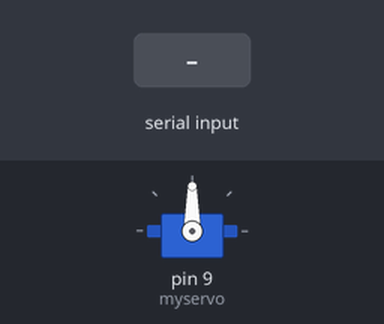
Recording of a sketch running on a simulated Arduino Uno, built with avr-gcc and run on an emulated ATmega328P. Parts: servo. Inputs (shaded band) come from the test bench.

Above: at 1.2 s.
1.3 s: byte 30 received over Serial
At 1.76 s:
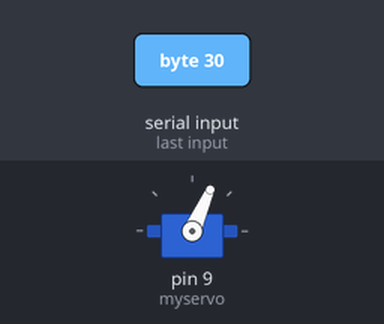
4.3 s: byte 90 received over Serial
At 5.98 s:
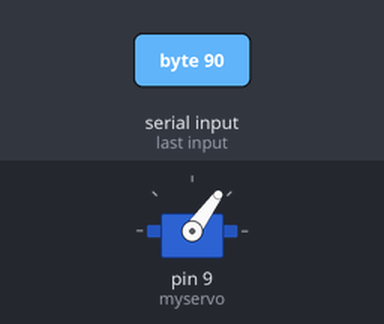
At 7.1 s:
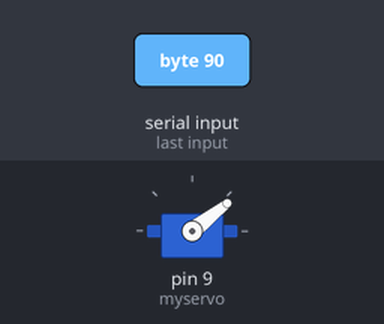
Timing chart, 0 to 8.6 s (numbered marks = the images above; inputs shaded):
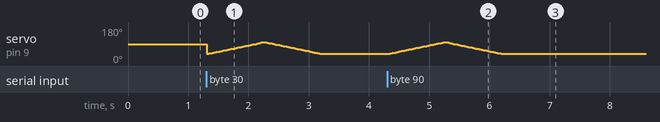

Measured:
- after the input at 4.3 s, servo on pin 9 (myservo): rises from 38° to 100° in 0.92 s, then falls to 38° in 0.95 s

The sketch:

servo_control.ino
```cpp
#include <Servo.h>

Servo myservo;  // create servo object to control a servo
// twelve servo objects can be created on most boards

int pos = 0;    // variable to store the servo position
int x;

void setup() {
  myservo.attach(9);  // attaches the servo on pin 9 to the servo object
  Serial.begin(9600);
}

void loop() {
  while (Serial.available() > 0) {
    delay(10);
    x = Serial.read();
    int end_angle = 100;
    int begin_angle = 38;

    for (pos = begin_angle; pos <= end_angle; pos += 1) {
      myservo.write(pos);
      delay(15);
    }
    for (pos = end_angle; pos >= begin_angle; pos -= 1) {
      myservo.write(pos);
      delay(15);
    }
  }
}
```
